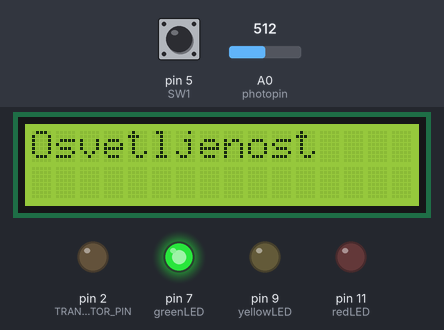
Bench run of a sketch on a simulated Arduino Uno, built with avr-gcc and run on an emulated ATmega328P. On the bench: 16×2 character LCD, output pins drawn as LEDs (lit = HIGH). Inputs (shaded band) come from the test bench; at power-on: A0 (photopin) = 512, pin 5 (SW1) HIGH. What the sketch prints to the serial monitor is not drawn.

Above: at 3.3 s.
3.4 s: A0 (photopin) set to 743
At 5.2 s:
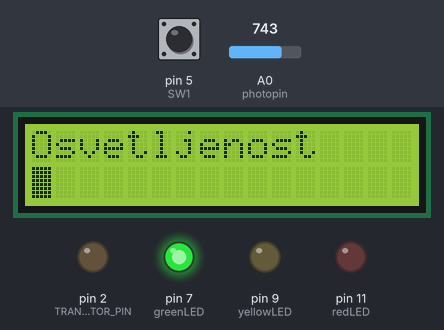
6.2 s: A0 (photopin) set to 765
At 8.3 s:
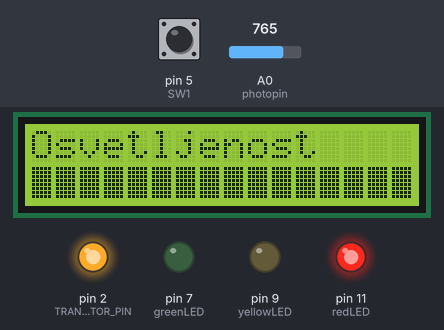
8.9 s: A0 (photopin) set to 716
At 9.9 s:
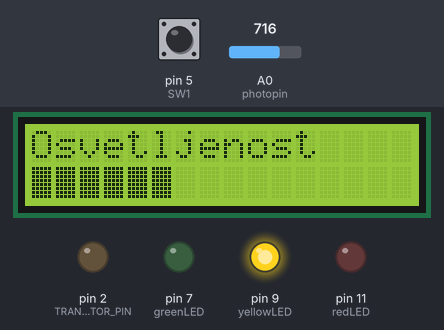
11.6 s: pin 5 (SW1) pulled LOW for 1 s
At 12.9 s:
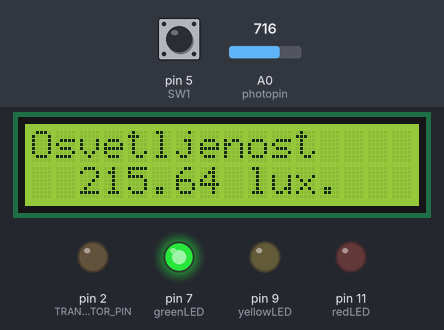
14.7 s: A0 (photopin) set to 1023
At 16.8 s:
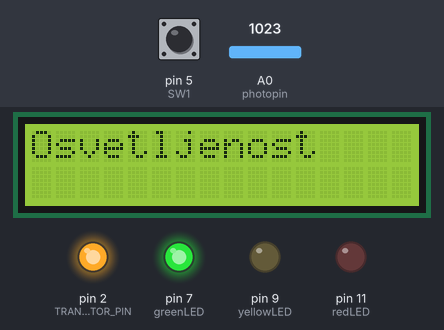
18.4 s: A0 (photopin) set to 900
At 19.0 s:
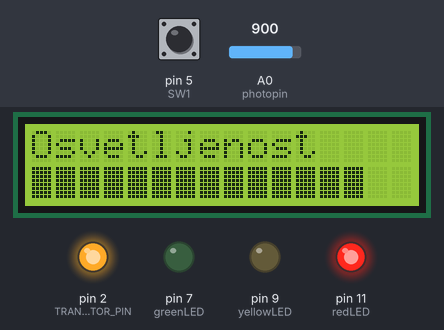
Timing chart, 0 to 21.4 s (numbered marks = the images above; inputs shaded):
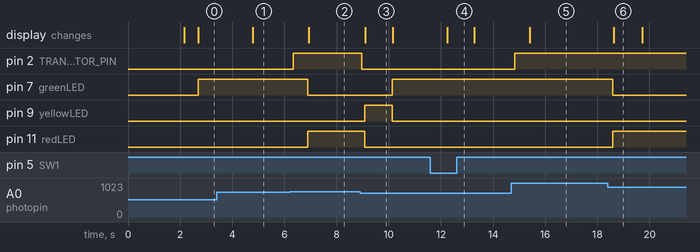

The sketch:

sketch_may27a.ino
```cpp
#include <Wire.h>
#include <LiquidCrystal_I2C.h>

// pin na katerega je priključen fotoupor
#define photopin A0

// stikalo za preklop prikaza
#define SW1 5

// pin za bazo tranzistorja
#define TRANSISTOR_PIN 2

// pini za Ledice
#define redLED 11
#define yellowLED 9
#define greenLED 7

LiquidCrystal_I2C lcd(0x27, 16, 2);

// spremenljivke za napetosti, upornosti in svetilnost
float Ua, Um, R_LDR, lux;
float Ucc = 5.0;
const float R1_10k = 10000.0;
const float R1_1k = 1000.0;
float R1_effective;

const int numPoints = 49; // število meritev upornosti in svetilnosti za kalibracijo
const int lux_kvadrat = 200; // število lux-ov, ki jih predstavlja 1 kvadratek
int kvadrati;

// refernčna razpredelnica upornosti za kalibracijo
float R_ref[numPoints] = {
  670000, 148900, 79900, 22340, 14410, 7820, 5713, 4532, 3751, 3279, 2838, 2551, 2346,
  2167, 2045, 1833, 1719, 1671, 1602, 1528, 1494, 1405, 1392, 1324, 1000, 732,
  670, 597, 523, 469, 458, 420, 374, 355, 337, 330, 311, 306, 290,
  285, 277, 264, 252, 244, 233, 223, 206, 174
};

// referenčna razpredelnica svetilnosti za kalibracijo
float lux_ref[numPoints] = {
  0, 5, 10, 30, 50, 100, 150, 200, 250, 300, 350, 400, 450,
  500, 550, 600, 650, 700, 750, 800, 850, 900, 950, 1000, 1500, 2000,
  2500, 3000, 3500, 4000, 4500, 5000, 5500, 6000, 6500, 7000, 7500, 8000, 8500,
  9000, 9500, 10000, 11000, 12000, 13000, 14000, 15000, 20000
};

// Izračunaj upornost LDR
float getLuxFromResistance(float R) {
  if (R >= R_ref[0]) return lux_ref[0];  // pretemno
  if (R <= R_ref[numPoints - 1]) return lux_ref[numPoints - 1];  // presvetlo

  for (int i = 0; i < numPoints - 1; i++) {
    if (R <= R_ref[i] && R >= R_ref[i + 1]) {
      float r1 = R_ref[i];
      float r2 = R_ref[i + 1];
      float l1 = lux_ref[i];
      float l2 = lux_ref[i + 1];
      return l1 + (R - r1) * (l2 - l1) / (r2 - r1);
    }
  }
}

// Prižig LED-ic glede na osvetljenost prostora
void fromLuxToLed (float lux){
  digitalWrite(greenLED, lux <= 500.0 ? HIGH : LOW);
  digitalWrite(yellowLED, (lux > 500.0 && lux < 2000.0) ? HIGH : LOW);
  digitalWrite(redLED, lux >= 2000.0 ? HIGH : LOW);
}

void setup() {
  pinMode(photopin, INPUT);
  pinMode(SW1, INPUT_PULLUP);
  pinMode(redLED, OUTPUT);
  pinMode(yellowLED, OUTPUT);
  pinMode(greenLED, OUTPUT);
  pinMode(TRANSISTOR_PIN, OUTPUT);

  digitalWrite(TRANSISTOR_PIN, LOW); // tranzistor je od začetka zaprt

  Serial.begin(9600);
  lcd.init();
  lcd.backlight();
  lcd.begin(16, 2);

// kreiranje smiley
  byte smiley[8] = {
    B00000,
    B01010,
    B00000,
    B00000,
    B10001,
    B01110,
    B00000,
  };
  lcd.createChar(0, smiley);

// kreiranje kvadrata
  byte kvadrat[8] = {
    B11111,
    B11111,
    B11111,
    B11111,
    B11111,
    B11111,
    B11111,
    B11111,
  };
  lcd.createChar(1, kvadrat);

// začetni izpis na LCD-ju
  lcd.setCursor(0, 0);
  lcd.print("Pozdravljeni ");
  lcd.write(byte(0));
  delay(2000);
  lcd.clear();
}

void loop() {
// izmeri povprečno vrednost na pol sekunde
  float R_total = 0;
  for (int i = 0; i < 5; i++) {
    R_total += readLDRResistance();
    delay(100); // 5 vzorcev se vzame
  }
  R_LDR = R_total / 5.0;
  lcd.clear();
  lux = getLuxFromResistance(R_LDR);
  fromLuxToLed(lux);

// Izpis meritve na serijskem zaslonu
  Serial.print("Upornost LDR = ");
  Serial.print(R_LDR);
  Serial.print(" Ohm. Svetilnost = ");
  Serial.print(lux);
  Serial.println(" lux.");

// preklop med izpisom osvetljenosti v lux-ih in grafičnim prikazom s kvadratki
  if (digitalRead(SW1) == LOW) {
    lcd.setCursor(0, 0);
    lcd.print("Osvetljenost");
    lcd.setCursor(2, 1);
    lcd.print(lux);
    lcd.print(" lux.");
  } else {
    lcd.setCursor(0, 0);
    lcd.print("Osvetljenost");
    kvadrati = lux / lux_kvadrat;
    for (int i = 0; i < kvadrati && i < 16; i++) {
      lcd.setCursor(i, 1);
      lcd.write(byte(1));
    }
  }
  delay(500);
}

// Ta funkcija vklaplja in izklaplja tranzistor (dva merilna območja)
float readLDRResistance() {
  digitalWrite(TRANSISTOR_PIN, LOW); // Tranzistor izklopljen → 10kΩ upor
  delay(5);
  int adcValue = analogRead(photopin);
  float voltage = adcValue * Ucc / 1023.0;

  // Preveri, če je napetost previsoka in preklopi na 2. merilno območje
  if (voltage > 3.7) {
    digitalWrite(TRANSISTOR_PIN, HIGH); // Transistor vklopljen → 10k||1k
    delay(5);
    adcValue = analogRead(photopin);
    voltage = adcValue * Ucc / 1023.0;
    R1_effective = (R1_10k * R1_1k) / (R1_10k + R1_1k); // ~909Ω
  } else {
    R1_effective = R1_10k;
  }
  return R1_effective * ((Ucc - voltage) / voltage);
}
```

Measured:
- the behaviour switches between 757 and 758 on A0 (photopin) (found by bisection; images 1 and 2)
- after the input at 3.4 s, the display: changes after 1.4 s (image 1)
- after the input at 6.2 s, pin 2 (TRANSISTOR_PIN): LOW → HIGH after 0.14 s; pin 7 (greenLED): HIGH → LOW after 0.69 s; pin 11 (redLED): LOW → HIGH after 0.69 s; the display: changes after 0.73 s (image 2)
- after the input at 8.9 s, pin 2 (TRANSISTOR_PIN): HIGH → LOW after 0.07 s; pin 7 (greenLED): LOW → HIGH after 1.2 s; pin 9 (yellowLED): LOW → HIGH after 0.18 s, → LOW 1.1 s later; pin 11 (redLED): HIGH → LOW after 0.18 s; the display: changes after 0.20 s (image 3)
- after the input at 11.6 s, the display: changes after 0.64 s (image 4)
- after the input at 14.7 s, pin 2 (TRANSISTOR_PIN): LOW → HIGH after 0.14 s; the display: changes after 0.70 s (image 5)
- after the input at 18.4 s, pin 7 (greenLED): HIGH → LOW after 0.19 s; pin 11 (redLED): LOW → HIGH after 0.19 s; the display: changes after 0.23 s (image 6)
